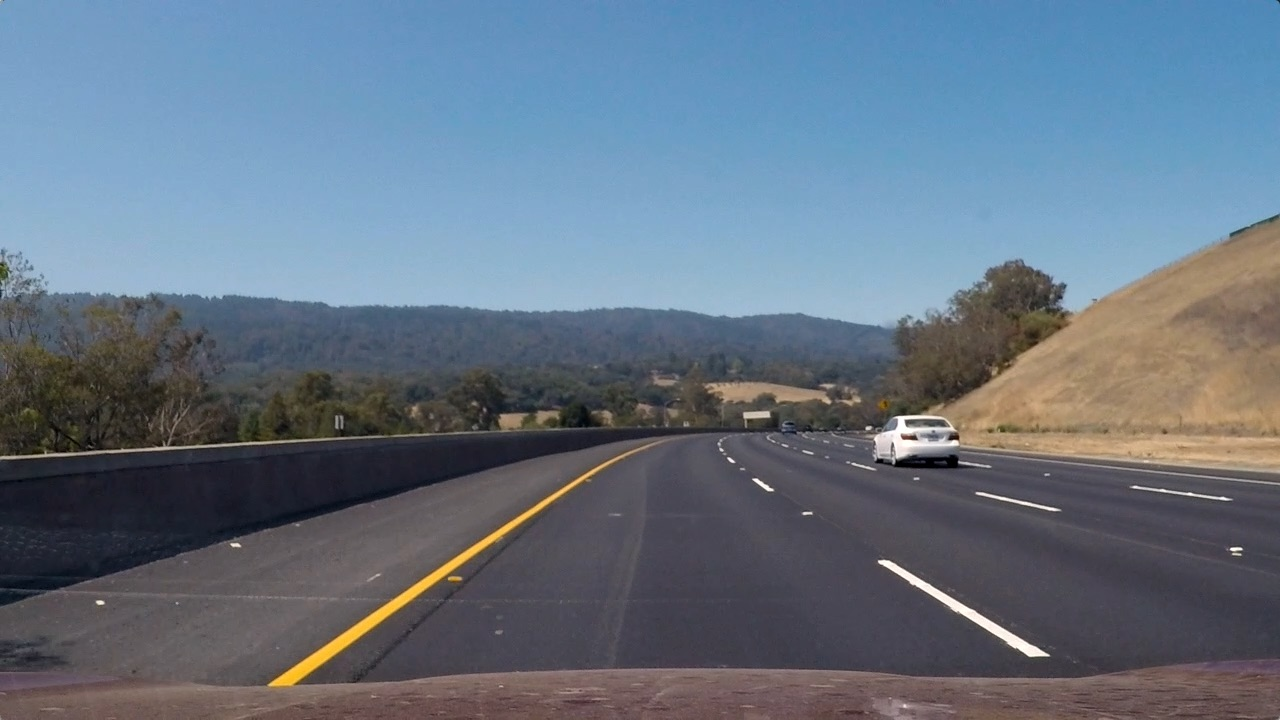
#> input picture opencv/test_images/curve_line.jpg, 1280 x 720 px
$ python advance_lanefinding.py   (older library calls are emulated)
#> lines starting #> are read from the running program, lines starting #| are printed output that depends on the picture; after the words box and inside, x2 and y2 are one past the last pixel; in counts of white or black regions, pixels touching at a corner belong together
#!/usr/bin/env python
# -*- coding: utf-8 -*-
# author:ros
# import some libs we need
import numpy as np
import cv2
import glob
import matplotlib.pyplot as plt
from moviepy.editor import VideoFileClip
from IPython.display import HTML
from collections import deque


#Display
showMe = 0
def display(img,title,color=1):
    '''
    func:display image
    img: rgb or grayscale
    title:figure title
    color:show image in color(1) or grayscale(0)
    '''
    if color:
        plt.imshow(img)
    else:
        plt.imshow(img,cmap='gray')
    plt.title(title)
    plt.axis('off')
    plt.show()
def grayscale(img):
    '''
    灰度转换，返回只有一个颜色通道的图像
    '''
    return cv2.cvtColor(img,cv2.COLOR_BGR2GRAY) # if you read an image with cv.imread(),return cv2.cvtColor(img,cv2.COLOR_BGR2GRAY)
def gaussian_blur(img, kernel_size):
    '''Applies a Gaussian Noise Kernel'''  # 高斯模糊,平滑处理
    return cv2.GaussianBlur(img, (kernel_size, kernel_size), 0)
def directional_gradient(img,direction='x',thresh=[0,255]):
    '''
    使用Opencv Sobel算子来求方向梯度
    img:Grayscale
    direction:x or y axis
    thresh:apply threshold on pixel intensity of gradient image
    output is binary image
    '''
    if direction=='x':
        sobel = cv2.Sobel(img,cv2.CV_64F,1,0)
    elif direction=='y':
        sobel = cv2.Sobel(img,cv2.CV_64F,0,1)
    sobel_abs = np.absolute(sobel)#absolute value
    scaled_sobel = np.uint8(sobel_abs*255/np.max(sobel_abs))
    binary_output = np.zeros_like(sobel)
    binary_output[(scaled_sobel>=thresh[0])&(scaled_sobel<=thresh[1])] = 1
    return binary_output
def region_of_interest(img, vertices):
    '''
    Apply an image mask

    '''
    # define a blank mask to start with
    mask = np.zeros_like(img)

    # defining a 3 channel or 1 channel color to fill the mask with depending on the input image
    if len(img.shape) > 2:
        channel_count = img.shape[2]
        ignore_mask_color = (255,) * channel_count
    else:
        ignore_mask_color = 255

    cv2.fillPoly(mask, vertices, ignore_mask_color)


    masked_image = cv2.bitwise_and(img, mask)  # 与操作
    return masked_image
#转换成鸟瞰图
def birdView(img,M):
    '''
    Transform image to birdeye view
    img:binary image
    M:transformation matrix
    return a wraped image
    '''
    img_sz = (img.shape[1],img.shape[0])
    img_warped = cv2.warpPerspective(img,M,img_sz,flags = cv2.INTER_LINEAR)
    return img_warped
#透视变换(投影变换:为当前成像新换一个投影面)得到变换矩阵
def perspective_transform(src_pts,dst_pts):
    '''
    perspective transform
    args:source and destiantion points
    return M and Minv
    '''
    M = cv2.getPerspectiveTransform(src_pts,dst_pts)
    Minv = cv2.getPerspectiveTransform(dst_pts,src_pts)
    return {'M':M,'Minv':Minv}
#车道像素检测
def find_centroid(image,peak_thresh,window,showMe):
    '''
    find centroid in a window using histogram of hotpixels
    img:binary image
    window with specs {'x0','y0','width','height'}
    (x0,y0) coordinates of bottom-left corner of window
    return x-position of centroid ,peak intensity and hotpixels_cnt in window
    '''
    #crop image to window dimension
    mask_window = image[round(window['y0']-window['height']):round(window['y0']),
                        round(window['x0']):round(window['x0']+window['width'])]
    histogram = np.sum(mask_window,axis=0)
    centroid = np.argmax(histogram)
    hotpixels_cnt = np.sum(histogram)
    peak_intensity = histogram[centroid]
    if peak_intensity<=peak_thresh:
        centroid = int(round(window['x0']+window['width']/2))
        peak_intensity = 0
    else:
        centroid = int(round(centroid+window['x0']))
    if showMe:
        plt.plot(histogram)
        plt.title('Histogram')
        plt.xlabel('horzontal position')
        plt.ylabel('hot pixels count')
        plt.show()
    return (centroid,peak_intensity,hotpixels_cnt)
def find_starter_centroids(image,x0,peak_thresh,showMe):
    '''
    find starter centroids using histogram
    peak_thresh:if peak intensity is below a threshold use histogram on the full height of the image
    returns x-position of centroid and peak intensity
    '''
    window = {'x0':x0,'y0':image.shape[0],'width':image.shape[1]/2,'height':image.shape[0]/2}
    # get centroid
    centroid , peak_intensity,_ = find_centroid(image,peak_thresh,window,showMe)
    if peak_intensity<peak_thresh:
        window['height'] = image.shape[0]
        centroid,peak_intensity,_ = find_centroid(image,peak_thresh,window,showMe)
    return {'centroid':centroid,'intensity':peak_intensity}

if __name__=="__main__":
    img = cv2.imread('test_images/curve_line.jpg')
#> img is the input picture: shape (720, 1280, 3); mean B, G, R 130.7, 115.3, 101.1
    imshape = img.shape
#> imshape = (720, 1280, 3)
    gray_ex = grayscale(img)
#> in grayscale, `return cv2.cvtColor(img,cv2.COLOR_BGR2GRAY)`:
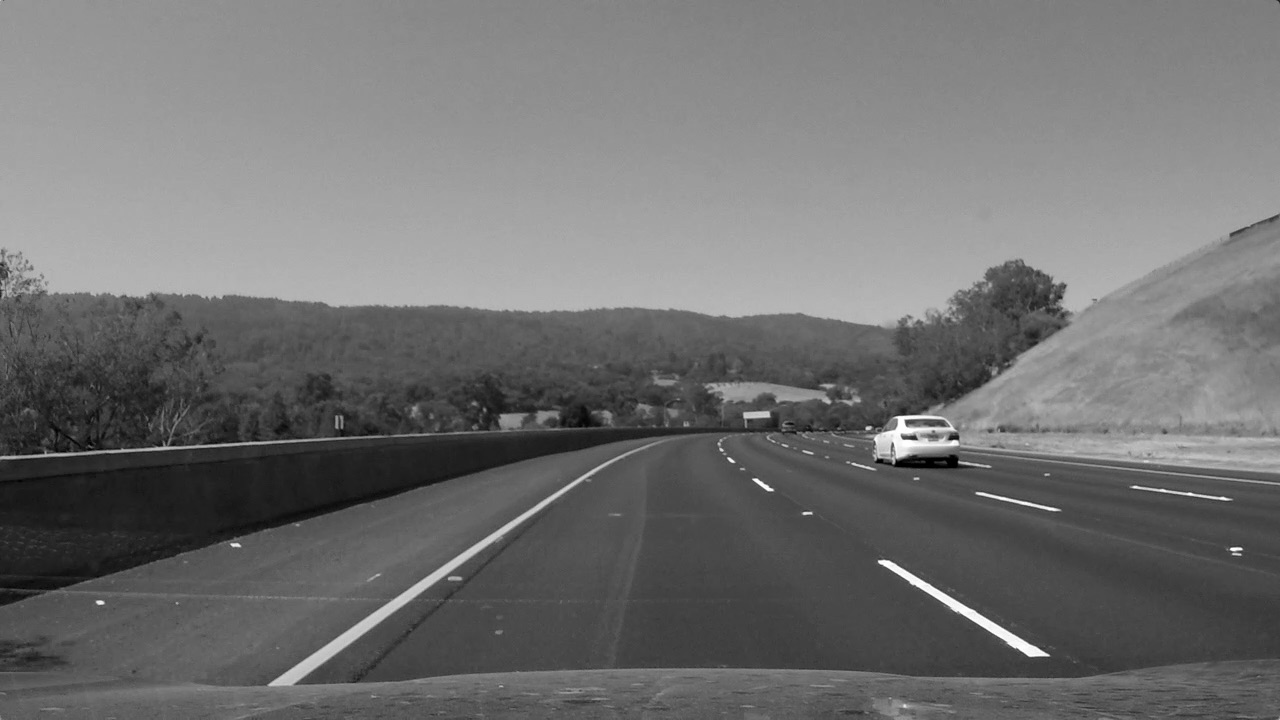
#> returned value: shape (720, 1280); min 0, max 255, mean 112.8
    gray_blur = gaussian_blur(gray_ex,3)
    gradx_thresh = [25,255]
    gradx = directional_gradient(gray_blur,direction='x',thresh = gradx_thresh)
#> in directional_gradient, `sobel = cv2.Sobel(img,cv2.CV_64F,1,0)`:
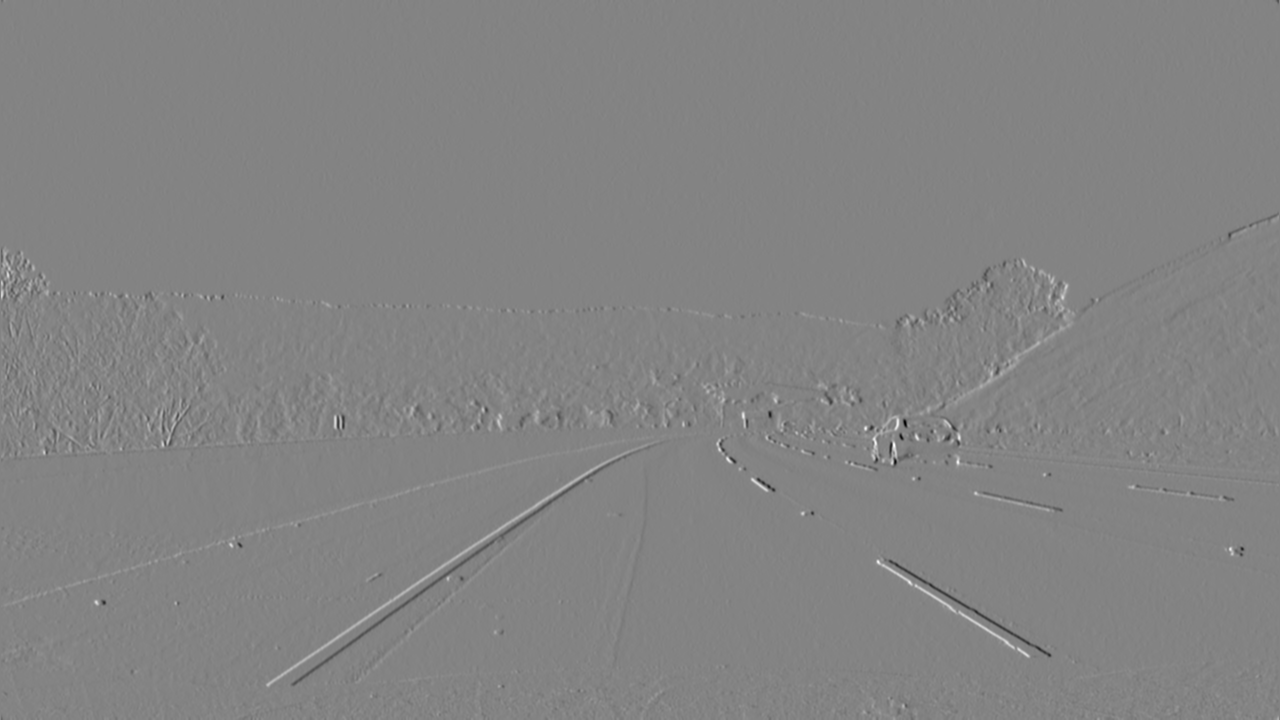
#> sobel: shape (720, 1280) float64; min -484, max 454, mean 0.1; drawn with min black and max white
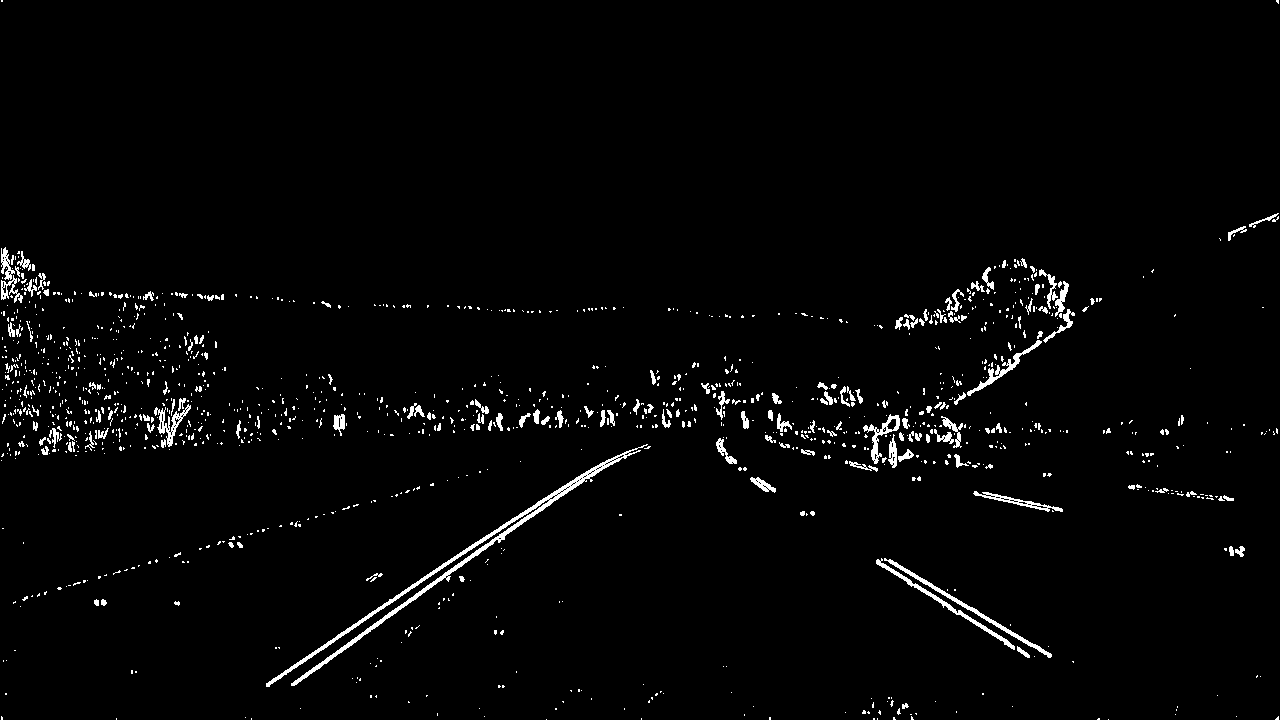
#> gradx: shape (720, 1280) float64; values 0 (black) and 1 (white), 2.2% white in thin lines or dots
    vertices = np.array([[(100,720),(545,470),(755,470),(1290,720)]],dtype=np.int32)
    masked = region_of_interest(gradx,vertices)
#> in region_of_interest, `cv2.fillPoly(mask, vertices, ignore_mask_color)`: mask: shape (720, 1280) float64; 19% white; 1 white region, box (x1, y1, x2, y2) and area: (101, 470, 1280, 720) 175034
#> in region_of_interest, `masked_image = cv2.bitwise_and(img, mask)`: masked_image: shape (720, 1280) float64; values 0 (black) and 7.12e-307 (white), 0.56% white; 116 white regions (107 under 20 px), largest, box (x1, y1, x2, y2) and area: (266, 470, 602, 687) 2989, (884, 558, 1052, 658) 751, (876, 558, 1015, 650) 664
    # #开运算去除噪声
    # min_sz = 50
    # cleaned = morphology.remove_small_objects(masked.astype('bool'), min_size=min_sz, connectivity=2)
    src_pts = np.float32([[240, 720], [575, 470], [735, 470], [1200, 720]])
    dst_pts = np.float32([[240, 720], [240, 0], [1200, 0], [1200, 720]])
    transform_matrix = perspective_transform(src_pts, dst_pts)
    warped_image = birdView(masked * 1.0, transform_matrix['M'])
    #车道像素检测
    peak_thresh = 10
    showMe = 0
    centroid_starter_right = find_starter_centroids(warped_image, x0=warped_image.shape[1] / 2,
                                                    peak_thresh=peak_thresh, showMe=showMe)
#> in find_centroid, `histogram = np.sum(mask_window,axis=0)`: histogram = 640 values, max 9.98e-305 at index 525, min 0 at index 0, mean 4.62e-306
#> in find_centroid, `centroid = np.argmax(histogram)`: centroid = 525
#> in find_centroid, `hotpixels_cnt = np.sum(histogram)`: hotpixels_cnt = 2.96e-303
#> in find_centroid, `peak_intensity = histogram[centroid]`: peak_intensity = 9.98e-305
#> in find_starter_centroids, `centroid , peak_intensity,_ = find_centroid(image,peak_thresh,window,s..`: centroid = 960; peak_intensity = 0
#> call 2 of find_centroid, with peak_thresh = 10, showMe = 0
#> in find_centroid (call 2), `mask_window = image[round(window['y0']-window['height']):round(window[..`:
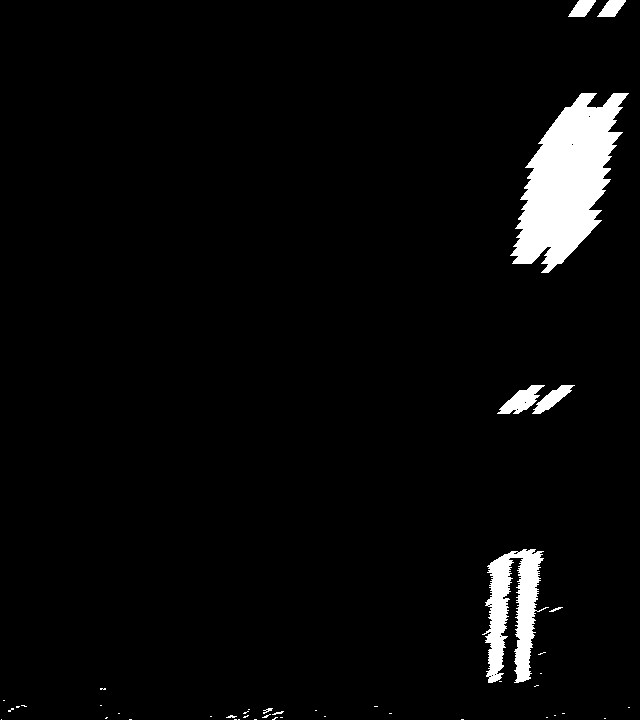
#> mask_window: shape (720, 640) float64; min 0, max 7.12e-307, mean 2.01e-308; drawn with min black and max white
#> in find_centroid (call 2), `histogram = np.sum(mask_window,axis=0)`: histogram = 640 values, max 1.32e-304 at index 527, min 0 at index 0, mean 1.45e-305
#> in find_centroid (call 2), `centroid = np.argmax(histogram)`: centroid = 527
#> in find_centroid (call 2), `hotpixels_cnt = np.sum(histogram)`: hotpixels_cnt = 9.27e-303
#> in find_centroid (call 2), `peak_intensity = histogram[centroid]`: peak_intensity = 1.32e-304
#> centroid_starter_right = {'centroid': 960, 'intensity': 0}
    centroid_starter_left = find_starter_centroids(warped_image, x0=0, peak_thresh=peak_thresh,
                                                   showMe=showMe)
#> call 3 of find_centroid, with peak_thresh = 10, showMe = 0
#> in find_centroid (call 3), `mask_window = image[round(window['y0']-window['height']):round(window[..`:
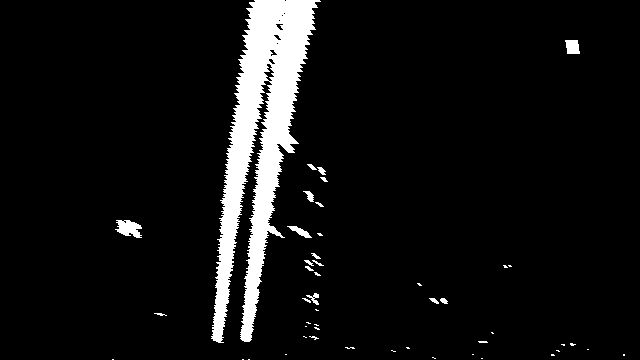
#> mask_window: shape (360, 640) float64; min 0, max 7.12e-307, mean 3.66e-308; drawn with min black and max white
#> in find_centroid (call 3), `histogram = np.sum(mask_window,axis=0)`: histogram = 640 values, max 1.47e-304 at index 254, min 0 at index 0, mean 1.32e-305
#> in find_centroid (call 3), `centroid = np.argmax(histogram)`: centroid = 254
#> in find_centroid (call 3), `hotpixels_cnt = np.sum(histogram)`: hotpixels_cnt = 8.43e-303
#> in find_centroid (call 3), `peak_intensity = histogram[centroid]`: peak_intensity = 1.47e-304
#> call 4 of find_centroid, with peak_thresh = 10, showMe = 0
#> in find_centroid (call 4), `mask_window = image[round(window['y0']-window['height']):round(window[..`:
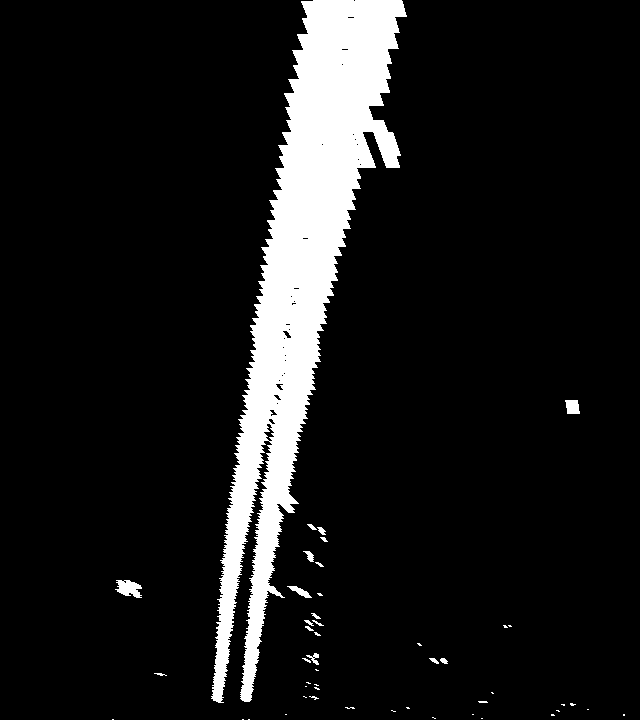
#> mask_window: shape (720, 640) float64; min 0, max 7.12e-307, mean 5.4e-308; drawn with min black and max white
#> in find_centroid (call 4), `histogram = np.sum(mask_window,axis=0)`: histogram = 640 values, max 2.37e-304 at index 309, min 0 at index 0, mean 3.88e-305
#> in find_centroid (call 4), `centroid = np.argmax(histogram)`: centroid = 309
#> in find_centroid (call 4), `hotpixels_cnt = np.sum(histogram)`: hotpixels_cnt = 2.49e-302
#> in find_centroid (call 4), `peak_intensity = histogram[centroid]`: peak_intensity = 2.37e-304
#> centroid_starter_left = {'centroid': 320, 'intensity': 0}

    display(masked,'masked',color=0)
    display(warped_image, 'BirdViews', color=0)


    # [17 lines of commented-out code are left out]
